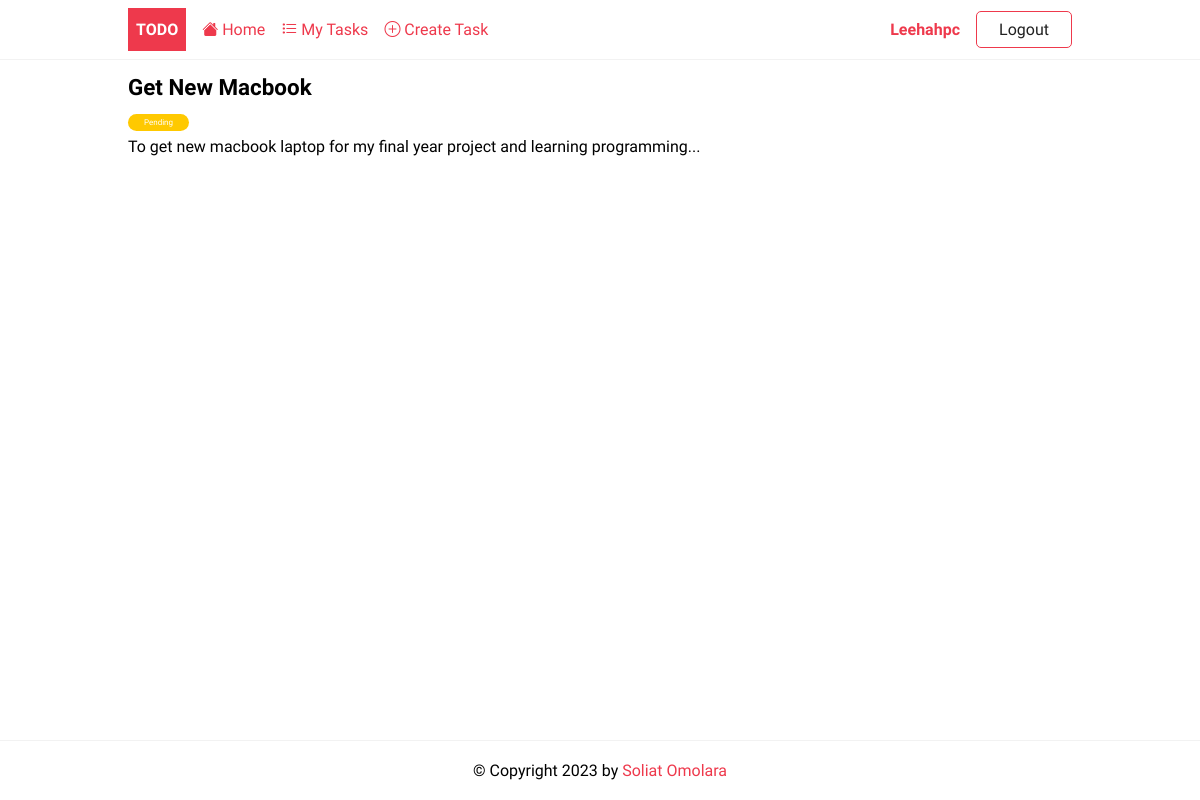
The page /details/1/ (signed in) on the database as committed earlier.
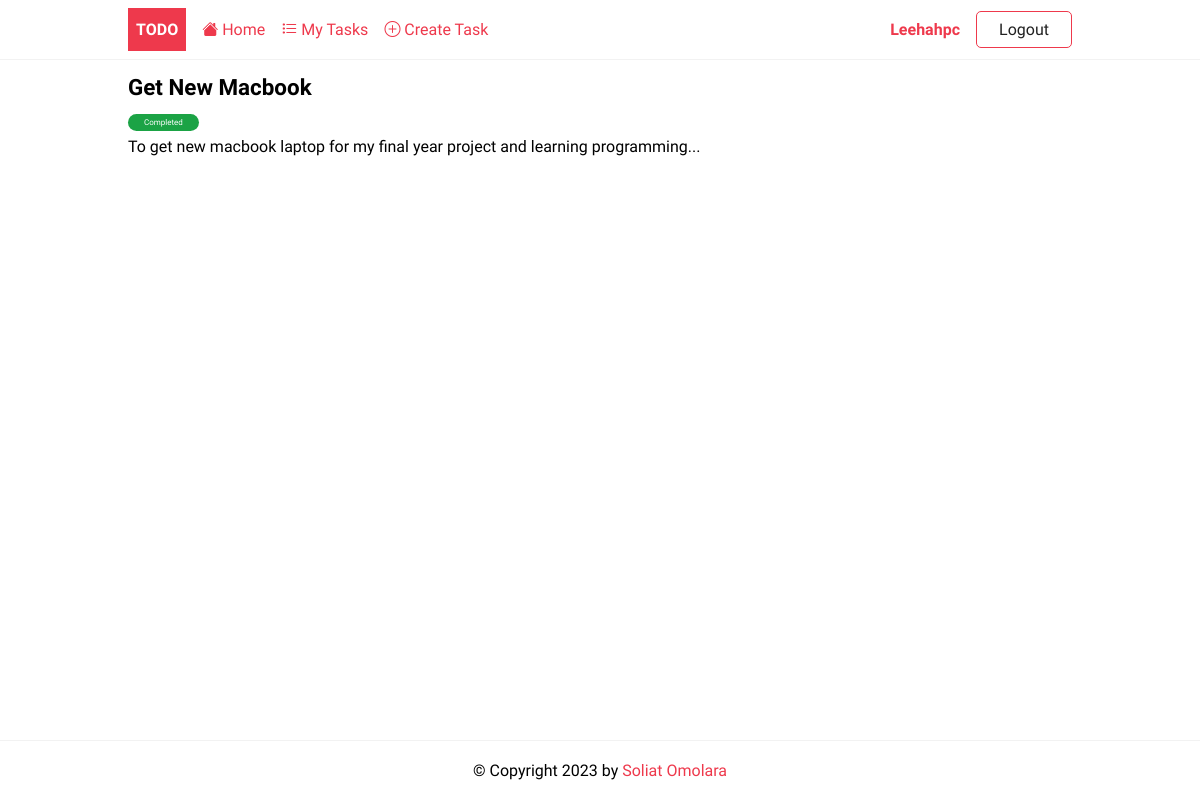
The same page on the database as committed later.
### todoapp/views.py (the view)
# urls.py: path('details/<int:pk>/', TodoDetail.as_view(), name='details'),
class TodoDetail(LoginRequiredMixin,DetailView):
    model = Todo
    context_object_name = 'task'
    def get_queryset(self):
        base_qs = super(TodoDetail, self).get_queryset()
        return base_qs.filter(user=self.request.user)

### todoapp/templates/todoapp/todo_detail.html
{%extends 'todoapp/base.html'%}
{%block content%}
 <article class="task">
	<header>
		<h2>{{ task.title }}</h2>
		<span class="badge {% if task.completed %}badge-completed{% else %}badge-pending{%endif%}">
			{% if task.completed %} Completed {%else%} Pending {%endif%}
		</span>
	</header>
	<p>{{task.description}}</p>
</article>
{%endblock content%}

Rows that differ between the two databases and show on the page:
changed Todo "Get New Macbook": completed False → True (drawn)
Other text that changed with them:
text no longer shown: "Pending"
text now shown: "Completed"
